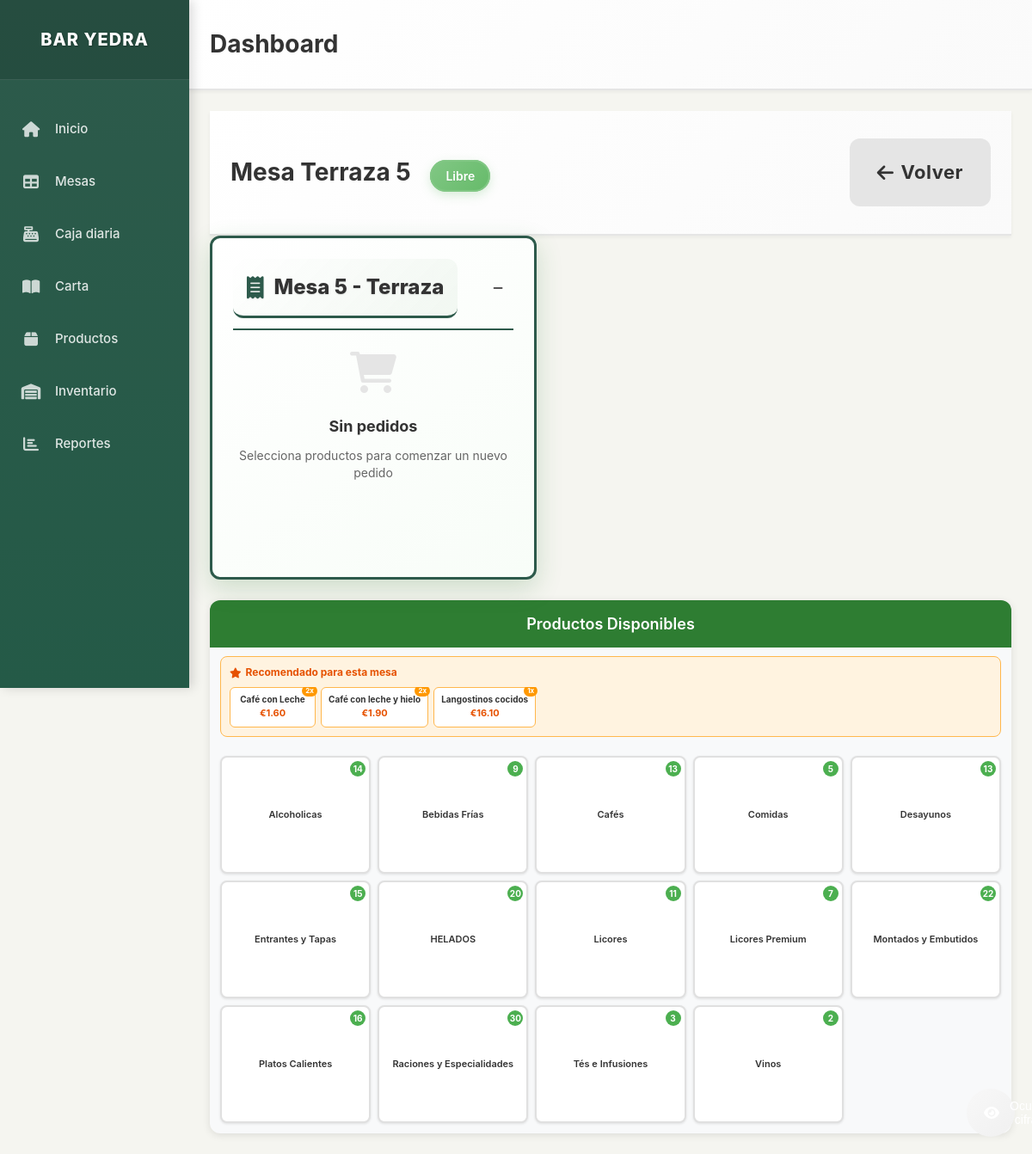
/mesa/5, run on an earlier commit of the app's database.
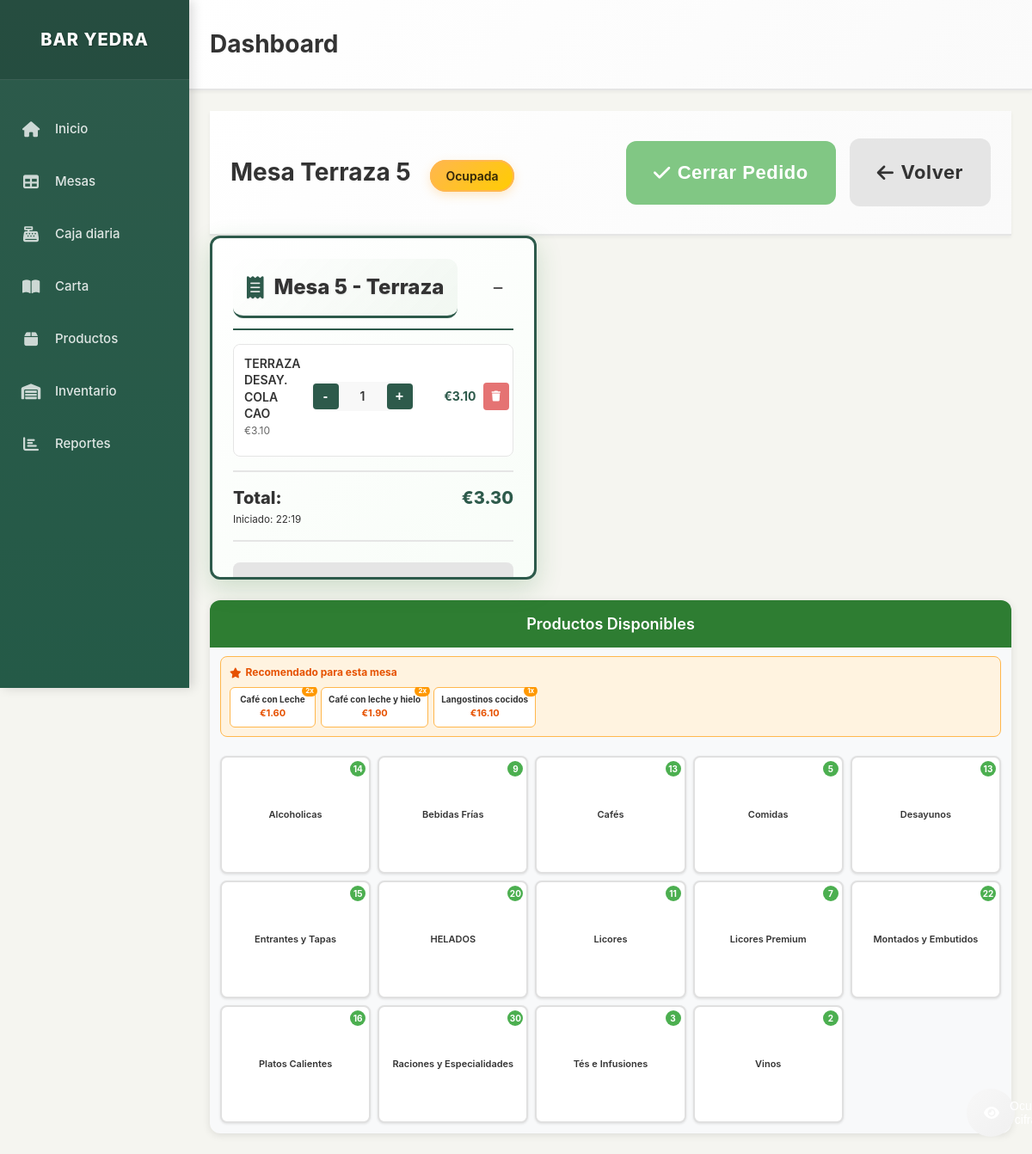
And on a later commit of the database.
### models.py (models this page shows, shortened)
class Mesa(db.Model):
    __tablename__ = 'mesa'
    id = db.Column(db.Integer, primary_key=True)
    numero = db.Column(db.Integer, nullable=False)
    zona = db.Column(db.String(50), nullable=False)  # Terraza, Sala, Barra
    estado = db.Column(db.String(20), default='libre')  # libre, ocupada, pagada
    pedidos = db.relationship('Pedido', backref='mesa', lazy=True)

class Producto(db.Model):
    __tablename__ = 'producto'
    id = db.Column(db.Integer, primary_key=True)
    nombre = db.Column(db.String(100), nullable=False)
    precio = db.Column(db.Numeric(10, 2), nullable=False)
    categoria = db.Column(db.String(50), nullable=False, default='General')
    foto_url = db.Column(db.String(255), nullable=True)
    descripcion = db.Column(db.Text, nullable=True)
    activo = db.Column(db.Boolean, default=True)
    orden = db.Column(db.Integer, default=0)  # Para ordenar productos en la interfaz
    stock_actual = db.Column(db.Integer, default=0)  # Cantidad actual en stock
    stock_minimo = db.Column(db.Integer, default=5)  # Alerta cuando llegue a este nivel
    unidad_medida = db.Column(db.String(20), default='unidad')  # unidad, litro, kg, etc.
    fecha_actualizacion = db.Column(db.DateTime, default=datetime.utcnow)

class Pedido(db.Model):
    __tablename__ = 'pedido'
    id = db.Column(db.Integer, primary_key=True)
    mesa_id = db.Column(db.Integer, db.ForeignKey('mesa.id'), nullable=False)
    productos = db.Column(db.Text)  # JSON string with products and quantities
    total = db.Column(db.Numeric(10, 2), default=0.00)
    fecha_creacion = db.Column(db.DateTime, default=datetime.utcnow)
    fecha_pago = db.Column(db.DateTime)
    forma_pago = db.Column(db.String(20))  # efectivo, tarjeta
    estado = db.Column(db.String(20), default='abierto')  # abierto, cerrado, pagado
    tickets = db.relationship('Ticket', backref='pedido', lazy=True)

### app.py (the view)
@app.route('/mesa/<int:mesa_id>')
def table_detail(mesa_id):
    mesa = Mesa.query.get_or_404(mesa_id)
    productos = Producto.query.filter_by(activo=True).order_by(Producto.categoria, Producto.orden, Producto.nombre).all()
    es_terraza = mesa.zona.lower() == 'terraza'
    suplemento_terraza = Decimal('0.20') if es_terraza else Decimal('0.00')
    productos_por_categoria = {}
    productos_dict = {}
    for producto in productos:
        if producto.categoria not in productos_por_categoria:
            productos_por_categoria[producto.categoria] = []
        productos_por_categoria[producto.categoria].append(producto)
        productos_dict[producto.id] = producto
    pedido_actual = Pedido.query.filter_by(mesa_id=mesa_id, estado='abierto').first()
    recomendaciones = get_menu_recommendations(mesa_id)
    return render_template('table_detail.html',
                         mesa=mesa,
                         productos_por_categoria=productos_por_categoria,
                         productos_dict=productos_dict,
                         pedido_actual=pedido_actual,
                         es_terraza=es_terraza,
                         suplemento_terraza=suplemento_terraza,
                         recomendaciones=recomendaciones)

### app.py (called while the page is built)
@app.template_filter('from_json')
def from_json_filter(value):
    if value:
        try:
            return json.loads(value)
        except (json.JSONDecodeError, TypeError):
            return []
    return []

### templates/table_detail.html (shortened to what this page needs)
{% extends "layout.html" %}
{% block content %}
<div class="content-header">
    <h1 class="page-title">
        Mesa {{ mesa.zona }} {{ mesa.numero }}
        <span class="table-status-badge table-{{ mesa.estado }}">{{ mesa.estado|title }}</span>
    </h1>
    <div class="table-actions">
        {% if pedido_actual %}
            <button class="btn btn-success btn-lg touch-friendly" onclick="closeOrder({{ mesa.id }})">
                <i class="fas fa-check"></i> Cerrar Pedido
            </button>
        {% endif %}
        <a href="{{ url_for('index') }}" class="btn btn-secondary btn-lg touch-friendly">
            <i class="fas fa-arrow-left"></i> Volver
        </a>
    </div>
</div>
<div class="table-detail-layout">
    <div class="products-panel-new">
        <div class="products-header">
            <h2>Productos Disponibles</h2>
        </div>
        {% if recomendaciones %}
        <div class="recommendations-section">
            <div class="recommendations-header">
                <i class="fas fa-star"></i> Recomendado para esta mesa
            </div>
            <div class="recommendations-list">
                {% for rec in recomendaciones %}
                <div class="recommendation-item" onclick="addToOrder({{ mesa.id }}, {{ rec.producto.id }})">
                    <div class="rec-name">{{ rec.producto.nombre }}</div>
                    <div class="rec-price">€{{ "%.2f"|format(rec.producto.precio|float + (suplemento_terraza|float if es_terraza else 0)) }}</div>
                    <div class="rec-badge">{{ rec.frecuencia }}x</div>
                </div>
                {% endfor %}
            </div>
        </div>
        {% endif %}
        <div class="categories-container">
            {% for categoria, productos in productos_por_categoria.items() %}
            <div class="category-item" onclick="openCategoryModal('{{ categoria }}')">
                <div class="category-label">{{ categoria }}</div>
                <div class="category-badge">{{ productos|length }}</div>
            </div>
            {% endfor %}
        </div>
    </div>
    <div class="order-panel-fixed">
        <div class="order-header">
            <h2 class="panel-title">
                <i class="fas fa-receipt"></i> Mesa {{ mesa.numero }} - {{ mesa.zona }}
            </h2>
            <div class="order-controls">
                <button class="btn-minimize" onclick="toggleOrderPanel()" title="Minimizar panel">
                    <i class="fas fa-minus"></i>
                </button>
            </div>
        </div>
        {% if pedido_actual and pedido_actual.total > 0 %}
            <div class="current-order">
                <div class="order-items">
                    {% set productos_pedido = pedido_actual.productos|from_json if pedido_actual.productos else {} %}
                    {% for producto_id, cantidad in productos_pedido.items() %}
                        {% set producto = productos_dict[producto_id|int] %}
                        <div class="order-item">
                            <div class="item-details">
                                <div class="item-name">{{ producto.nombre }}</div>
                                <div class="item-price">€{{ "%.2f"|format(producto.precio) }}</div>
                            </div>
                            <div class="item-quantity">
                                <button class="btn-quantity" onclick="updateQuantity({{ mesa.id }}, {{ producto.id }}, {{ cantidad - 1 }})">-</button>
                                <span class="quantity">{{ cantidad }}</span>
                                <button class="btn-quantity" onclick="updateQuantity({{ mesa.id }}, {{ producto.id }}, {{ cantidad + 1 }})">+</button>
                            </div>
                            <div class="item-subtotal">€{{ "%.2f"|format(producto.precio * cantidad) }}</div>
                            <button class="btn-remove" onclick="removeFromOrder({{ mesa.id }}, {{ producto.id }})" title="Eliminar">
                                <i class="fas fa-trash"></i>
                            </button>
                        </div>
                    {% endfor %}
                </div>
                <div class="order-summary">
                    <div class="summary-row total-row">
                        <span class="summary-label">Total:</span>
                        <span class="summary-value">€{{ "%.2f"|format(pedido_actual.total) }}</span>
                    </div>
                    <div class="summary-info">
                        <small>Iniciado: {{ pedido_actual.fecha_creacion.strftime('%H:%M') if pedido_actual.fecha_creacion else 'Ahora' }}</small>
                    </div>
                </div>
                <div class="order-actions">
                    <button class="btn btn-secondary btn-sm full-width" onclick="splitBill({{ mesa.id }})" style="margin-bottom: 10px;">
                        <i class="fas fa-cut"></i> Dividir Cuenta
                    </button>
                </div>
            </div>
        {% else %}
            <div class="empty-order">
                <div class="empty-icon">
                    <i class="fas fa-shopping-cart"></i>
                </div>
                <h3>Sin pedidos</h3>
                <p>Selecciona productos para comenzar un nuevo pedido</p>
            </div>
        {% endif %}
    </div>
</div>
{% endblock %}

### templates/layout.html (shortened to what this page needs)
<!DOCTYPE html>
<html lang="es">
<head>
    <link href="https://cdnjs.cloudflare.com/ajax/libs/font-awesome/6.0.0/css/all.min.css" rel="stylesheet">
    <link href="{{ url_for('static', filename='css/style.css') }}" rel="stylesheet">
</head>
<body>
    <div class="app-layout">
        <aside class="sidebar" role="navigation" aria-label="Navegación principal">
            <div class="sidebar-header">
                <a class="sidebar-brand" href="{{ url_for('index') }}" aria-label="Bar Yedra - Ir al inicio">
                    BAR YEDRA
                </a>
            </div>
            <nav id="sidebar-nav" aria-label="Menú principal">
                <ul class="sidebar-nav" role="menubar">
                    <li role="none">
                        <a class="nav-link" href="{{ url_for('index') }}" role="menuitem" aria-label="Ir a inicio y gestión de mesas">
                            <i class="fas fa-home" aria-hidden="true"></i>
                            Inicio
                        </a>
                    </li>
                    <li role="none">
                        <a class="nav-link" href="{{ url_for('index') }}" role="menuitem" aria-label="Gestionar mesas del restaurante">
                            <i class="fas fa-table" aria-hidden="true"></i>
                            Mesas
                        </a>
                    </li>
                    <li role="none">
                        <a class="nav-link" href="{{ url_for('cash_register') }}" role="menuitem" aria-label="Ver caja diaria y ventas">
                            <i class="fas fa-cash-register" aria-hidden="true"></i>
                            Caja diaria
                        </a>
                    </li>
                    <li role="none">
                        <a class="nav-link" href="{{ url_for('carta') }}" role="menuitem" aria-label="Ver carta completa del bar">
                            <i class="fas fa-book-open" aria-hidden="true"></i>
                            Carta
                        </a>
                    </li>
                    <li role="none">
                        <a class="nav-link" href="{{ url_for('products') }}" role="menuitem" aria-label="Gestionar productos del menú">
                            <i class="fas fa-box" aria-hidden="true"></i>
                            Productos
                        </a>
                    </li>
                    <li role="none">
                        <a class="nav-link" href="{{ url_for('inventory') }}" role="menuitem" aria-label="Controlar inventario y stock">
                            <i class="fas fa-warehouse" aria-hidden="true"></i>
                            Inventario
                        </a>
                    </li>
                    <li role="none">
                        <a class="nav-link" href="{{ url_for('reports') }}" role="menuitem" aria-label="Ver reportes de ventas">
                            <i class="fas fa-chart-bar" aria-hidden="true"></i>
                            Reportes
                        </a>
                    </li>
                </ul>
            </nav>
        </aside>
        <main class="main-content">
            <header class="content-header">
                <h1 class="page-title">{% block page_title %}Dashboard{% endblock %}</h1>
                <button class="privacy-toggle" onclick="togglePrivacy()" id="privacy-btn">
                    <i class="fas fa-eye" id="privacy-icon"></i>
                </button>
            </header>
            <div class="content-container">
                {% block content %}{% endblock %}
            </div>
        </main>
    </div>
</body>
</html>

### templates/table_detail.html (style rules this page uses)
.products-panel-new { width: 100%; height: calc(100vh - 180px); background: #f8f9fa; border-radius: 12px; box-shadow: 0 2px 10px rgba(0,0,0,0.1); overflow: hidden; display: flex; flex-direction: column; }
.products-header { background: #2e7d32; color: white; padding: 15px 20px; text-align: center; }
.products-header h2 { margin: 0; font-size: 18px; font-weight: 600; }
.recommendations-section { background: #fff3e0; border: 1px solid #ffb74d; border-radius: 8px; margin: 10px 12px; padding: 10px; }
.recommendations-header { color: #e65100; font-size: 12px; font-weight: bold; margin-bottom: 8px; display: flex; align-items: center; gap: 5px; }
.recommendations-list { display: flex; gap: 6px; overflow-x: auto; }
.recommendation-item { background: white; border: 1px solid #ffb74d; border-radius: 6px; padding: 8px; min-width: 100px; cursor: pointer; transition: all 0.2s ease; position: relative; text-align: center; }
.rec-name { font-size: 10px; font-weight: bold; color: #333; margin-bottom: 3px; line-height: 1.1; }
.rec-price { font-size: 11px; color: #e65100; font-weight: bold; }
.rec-badge { position: absolute; top: -3px; right: -3px; background: #ff9800; color: white; border-radius: 8px; padding: 1px 4px; font-size: 8px; font-weight: bold; }
.categories-container { flex: 1; display: grid; grid-template-columns: repeat(5, 1fr); grid-template-rows: repeat(3, 1fr); gap: 8px; padding: 12px; height: 100%; overflow: hidden; }
.category-item { background: white; border: 2px solid #e0e0e0; border-radius: 8px; cursor: pointer; transition: all 0.2s ease; display: flex; flex-direction: column; justify-content: center; align-items: center; position: relative; box-shadow: 0 1px 3px rgba(0,0,0,0.1); }
.category-label { font-size: 11px; font-weight: 600; color: #333; text-align: center; padding: 0 4px; line-height: 1.2; }
.category-badge { position: absolute; top: 4px; right: 4px; background: #4caf50; color: white; border-radius: 50%; width: 18px; height: 18px; display: flex; align-items: center; justify-content: center; font-size: 10px; font-weight: bold; }

What changed in the data, as far as the page shows it:
changed Mesa "Terraza": estado "Libre" → "Ocupada"
now on this page (row unchanged): Producto: nombre "TERRAZA DESAY. COLA CAO", precio "3.10", producto.precio*cantidad "3.10"
added Pedido: productos "{\"59\": 1}" (drawn), total "3.30", fecha_creacion "22:19"
Also different on the page:
text no longer shown: "Sin pedidos Selecciona productos para comenzar un nuevo pedido"
text now shown: "Cerrar Pedido Total: € Iniciado:"
new list line: "€ - 1 + €"
